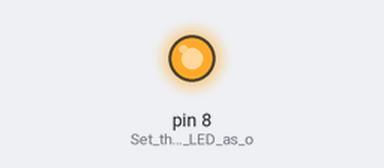
The sketch below on a simulated Arduino Uno, built with avr-gcc and run on an emulated ATmega328P. Parts: output pins drawn as LEDs (lit = HIGH).

Above: at 0.1 s.
At 1.1 s:
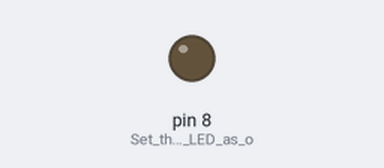
Timing chart, 0 to 2.6 s (numbered marks = the images above):
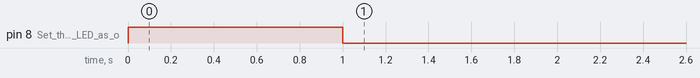

The sketch:

led_trigger_simple.ino
```cpp
void setup() {
  pinMode(8, OUTPUT); // Set the built-in LED as output
  digitalWrite(8, HIGH); // Turn the LED on
  delay(1000); // Wait for 1800000 milliseconds (1 second)
  digitalWrite(8, LOW); // Turn the LED off
}

void loop() {
  // Do nothing, or you could implement an infinite loop
  // while(1) {}
}
```
